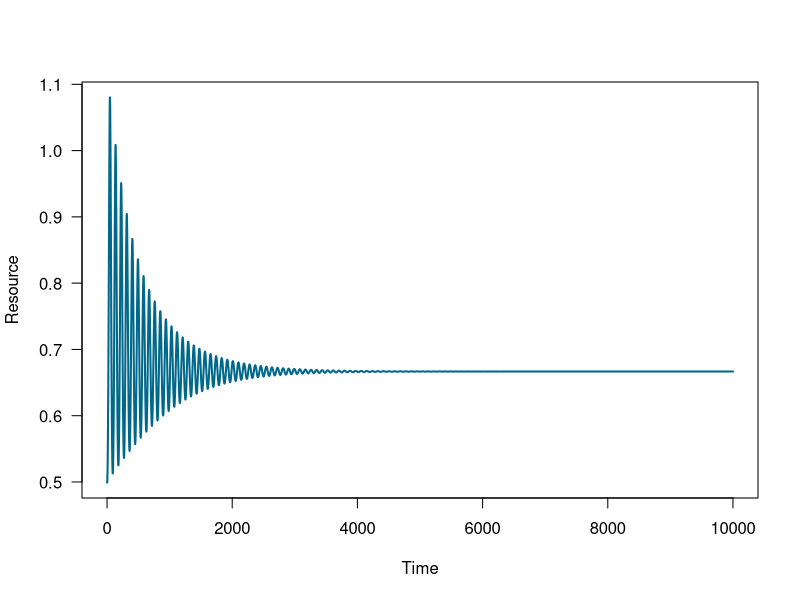
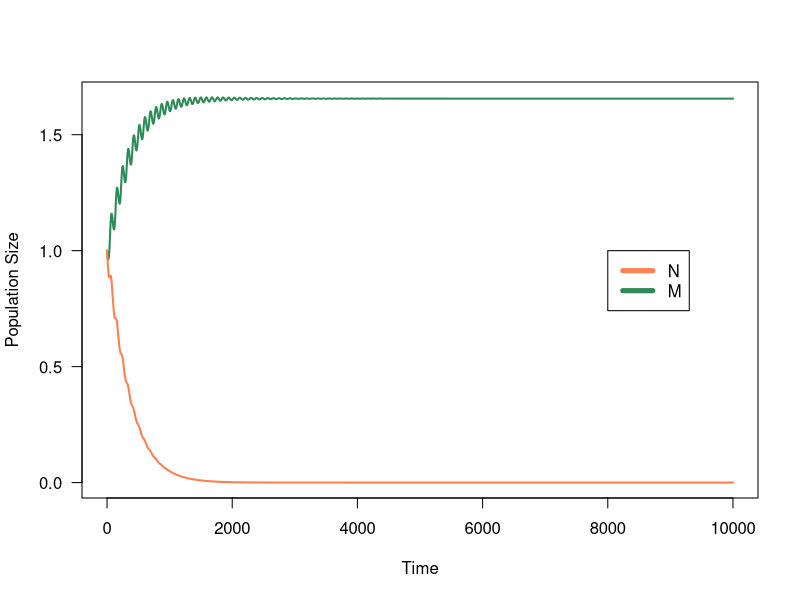
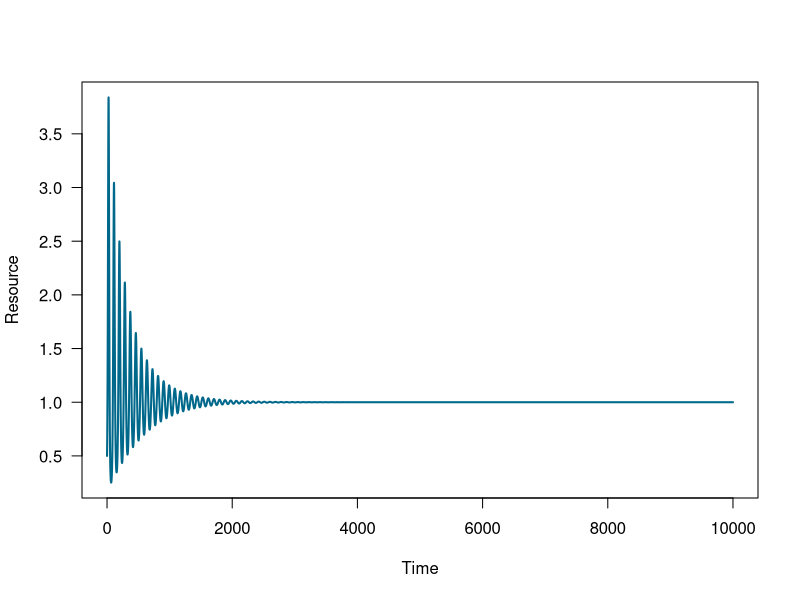
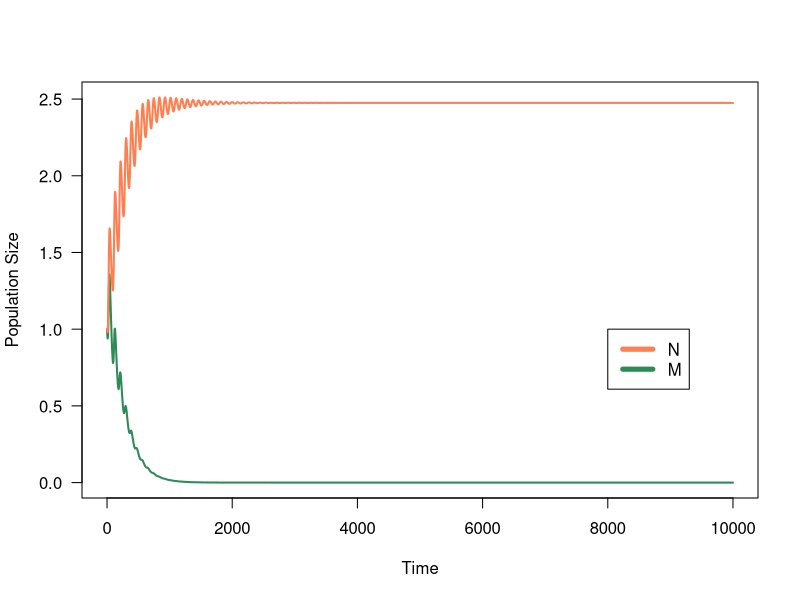
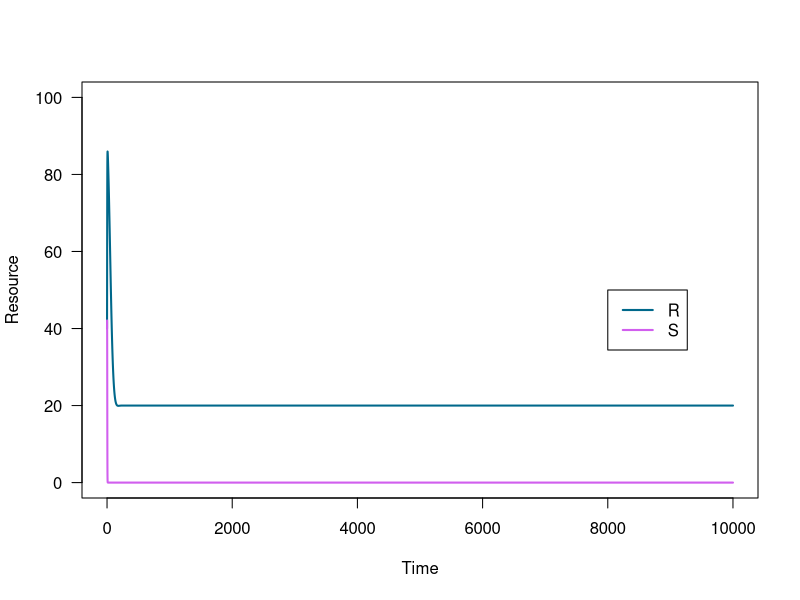
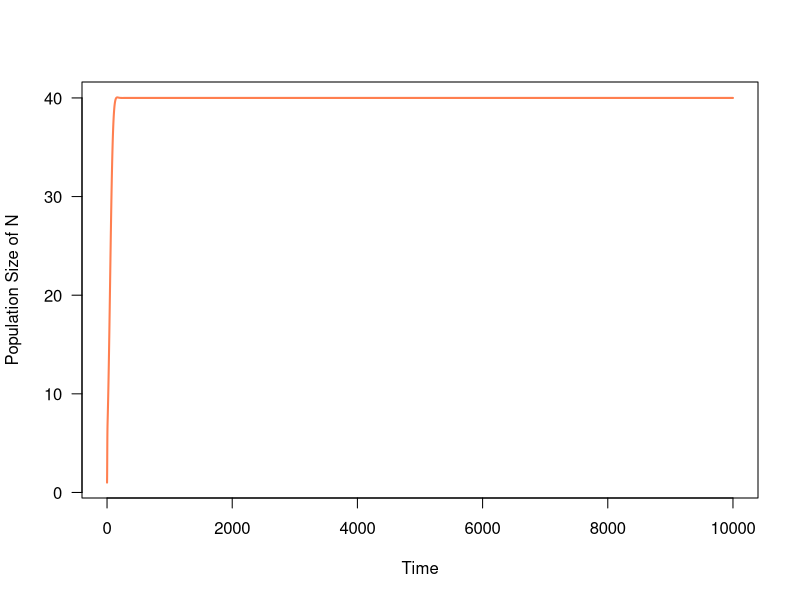
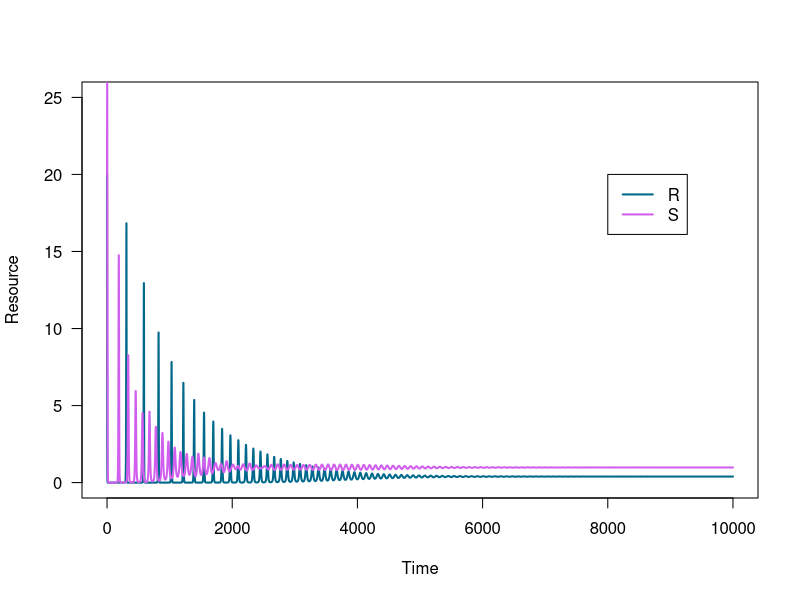
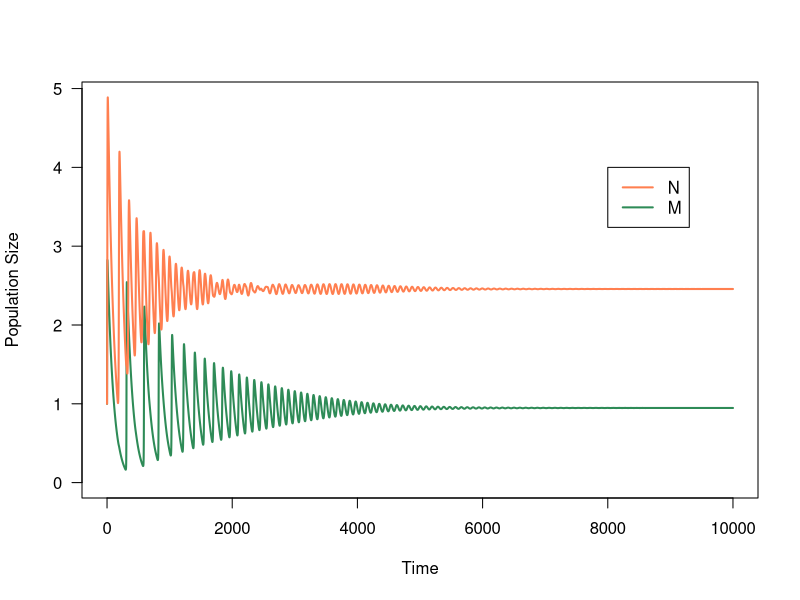

The R script that drew these images, in order: (Note: a time limit stopped this script after it produced the figures.)
## ---- chunk 1
knitr::opts_chunk$set(echo = TRUE)
## ---- chunk 2
r <- .5		# growth rate of resource R
K <- 100	# carrying capacit yof resource R
## ---- chunk 3
a_N <- 0.2	# attack rate of our nurse sharks
e <- 0.05	  # conversion efficiency
l_N <- 0.01	# death rate of nurse sharks
## ---- chunk 4
a_M <- a_N*1.5  # attack rate of morays is bigger than that of nurse sharks
l_M <- l_N      # but death rate is the same
## ---- chunk 5
#as a goes up Rstar goes down. we hypothesize that moray will have smaller Rstar than nurse shark bc its attack rate is larger
Rstar_N <- l_N/e/a_N
Rstar_N
Rstar_M <- l_M/e/a_M
Rstar_M
## ---- chunk 6
# create a vector of timesteps
tset1 <- seq(from = 0, to = 10000, length.out = 100000)
## ---- chunk 7
# create holding vectors and fill initial conditions
R.simu1 <- NaN*tset1; R.simu1[1] <- 0.5
N.simu1 <- NaN*tset1; N.simu1[1] <- 1
M.simu1 <- NaN*tset1; M.simu1[1] <- 1

# for each timestep
for(i in 2:length(tset1)){
  # calculate change in time
	dt <- tset1[i]-tset1[i-1]
	
	# store placeholder variables
	R <- R.simu1[i-1]
	N <- N.simu1[i-1]
	M <- M.simu1[i-1]
	
	# calculate change in resource level and population size 
	dR <- ( r*R*(1-R/K) - a_N*N*R - a_M*M*R )*dt
	dN <- ( e*a_N*N*R - l_N*N )*dt
	dM <- ( e*a_M*M*R - l_M*M )*dt
	
	# calculate total resource level and population size
	R.simu1[i] <- R + dR
	N.simu1[i] <- N + dN
	M.simu1[i] <- M + dM
}
## ---- chunk 8
head(N.simu1)
tail(N.simu1)
## ---- chunk 9
# store colors for R, N, and M - feel free to use your own!
Rcol <- 'deepskyblue4'
Ncol <- 'coral'
Mcol <- 'seagreen'

# plot resource as a function of time
plot(x = tset1, y = R.simu1,
     type = 'l', las = 1, lwd = 2, col = Rcol,
     xlab = 'Time', ylab = 'Resource')

# plot population size of M and N as a function of time
plot(x = tset1, y = M.simu1,
     type = 'l', las = 1, lwd = 2, col = Mcol,
     xlab = 'Time', ylab = 'Population Size',
     ylim = c(0, max(c(max(M.simu1,N.simu1)))))
lines(x = tset1, y = N.simu1,
      lwd = 2, col = Ncol)
legend(x = 8000, y = 1, legend = c('N', 'M'), lwd = 5, col = c(Ncol, Mcol))
## ---- chunk 10
# check if rabbitfish are at equilibrium
tail(R.simu1) 

# lets remember our Rstar for morays 
Rstar_M
## ---- chunk 11
a_N1 <- 0.2	# attack rate of our nurse sharks
e1 <- 0.05	  # conversion efficiency
l_N1 <- 0.01	# death rate of nurse sharks

a_M1 <- a_N1 # attack rate of morays is bigger than that of nurse sharks
l_M1 <- l_N1*1.5      # but death rate is the same


# create holding vectors and fill initial conditions
R.simu2 <- NaN*tset1; R.simu2[1] <- 0.5
N.simu2 <- NaN*tset1; N.simu2[1] <- 1
M.simu2 <- NaN*tset1; M.simu2[1] <- 1

# for each timestep
for(i in 2:length(tset1)){
  # calculate change in time
	dt <- tset1[i]-tset1[i-1]
	
	# store placeholder variables
	R <- R.simu2[i-1]
	N <- N.simu2[i-1]
	M <- M.simu2[i-1]
	
	# calculate change in resource level and population size 
	dR <- ( r*R*(1-R/K) - a_N1*N*R - a_M1*M*R )*dt
	dN <- ( e1*a_N1*N*R - l_N1*N )*dt
	dM <- ( e1*a_M1*M*R - l_M1*M )*dt
	
	# calculate total resource level and population size
	R.simu2[i] <- R + dR
	N.simu2[i] <- N + dN
	M.simu2[i] <- M + dM
}

head(N.simu2)
tail(N.simu2)


## ---- chunk 12
# R* for species N
Rstar_N <- l_N1/e1/a_N1
Rstar_N

# R* for species M
Rstar_M <- l_M1/e1/a_M1
Rstar_M
## ---- chunk 13
# plot resource as a function of time
plot(x = tset1, y = R.simu2,
     type = 'l', las = 1, lwd = 2, col = Rcol,
     xlab = 'Time', ylab = 'Resource')

# plot population size of M and N as a function of time
plot(x = tset1, y = M.simu2,
     type = 'l', las = 1, lwd = 2, col = Mcol,
     xlab = 'Time', ylab = 'Population Size',
     ylim = c(0, max(c(max(M.simu2,N.simu2)))))
lines(x = tset1, y = N.simu2,
      lwd = 2, col = Ncol)
legend(x = 8000, y = 1, legend = c('N', 'M'), lwd = 5, col = c(Ncol, Mcol))
## ---- chunk 14
r <- .5		# Intrinsic growth rate of the resources
K <- 100	# Carrying capacity of the resources
## ---- chunk 15
#rabbitfish = 'a'
#shrimp = 'b'
a_N <- 0.01	# Affinity or attack rate of N for/on the resource R
b_N <- 0.2	# Affinity or attack rate of N for/on the resource S
e <- 0.05	# Conversion efficiency of resources into N
l_N <- 0.01	# Mortality rate of N
## ---- chunk 16
Rstar_N <- l_N/e/a_N #death rate over (conversion effic *attack on rabbitfish)
Sstar_N <- l_N/e/b_N #death rate over (conversion effic *attack on shrimp)
Rstar_N
Sstar_N
## ---- chunk 17
# create tset3: notice that this is different from tset1!
tset3 <- seq(from = 0, to = 10000, length.out = 100005)

# create holding vectors and fill initial conditions
R.simu3 <- NaN*tset3; R.simu3[1] <- 40
S.simu3 <- NaN*tset3; S.simu3[1] <- 40
N.simu3 <- NaN*tset3; N.simu3[1] <- 1

# for each timestep
for(i in 2:length(tset3)){
  # calculate change in time
	dt <- tset3[i]-tset3[i-1]
	
	# store placeholder variables
	R <- R.simu3[i-1]
	S <- S.simu3[i-1]
	N <- N.simu3[i-1]
	
	# calculate change in resources R and S and population size of N
	dR <- ( r*R*(1-R/K) - a_N*R*N )*dt
	dS <- ( r*S*(1-S/K) - b_N*S*N )*dt
	dN <- ( e*N*(a_N*R+b_N*S) - l_N*N )*dt
	
	# calculate total resource level of R and S and population size of N
	R.simu3[i] <- R + dR
	S.simu3[i] <- S + dS
	N.simu3[i] <- N + dN	
}
## ---- chunk 18
head(N.simu3)
tail(N.simu3)
## ---- chunk 19
# store colors for R, S, and N
Rcol <- 'deepskyblue4'
Scol <- 'mediumorchid2' 
Ncol <- 'coral'

# plot resources R and S as a function of time
plot(x = tset3, y = R.simu3,
     type = 'l', las = 1, lwd = 2, col = Rcol, 
     xlab = 'Time', ylab = 'Resource', 
     ylim = c(0, K))
lines(x = tset3, y = S.simu3,
      lwd = 2, col = Scol)
legend(x = 8000, y = K/2, 
       legend = c('R', 'S'), 
       lwd = 2, col = c(Rcol, Scol))

# plot N as a function of time
plot(x = tset3, y = N.simu3,
     type = 'l', las = 1, lwd = 2, col = Ncol,
     xlab = 'Time', ylab = 'Population Size of N')
## ---- chunk 20
# equilibrium of R
tail(R.simu3)
# R* of species N
Rstar_N

# equilibrium of S
tail(S.simu3)
# S* of species N
Sstar_N
## ---- chunk 21
a_M <- a_N*50 #attack of moray on rabbitfish
l_M <- l_N# same death rate
## ---- chunk 22
b_M <- b_N*0.02	# morats arent good at catching shrimp
## ---- chunk 23
a_N # affinity of species N for resource R
a_M # affinity of species M for resource R
b_N # affinity of species N for resource S
b_M # affinity of species M for resource S
## ---- chunk 24

Rstar_N <- l_N/e/a_N
Rstar_M <- l_M/e/a_M
Rstar_N 
Rstar_M

Sstar_N <- l_N/e/b_N
Sstar_M <- l_M/e/b_M
Sstar_N
Sstar_M  
## ---- chunk 25
# create timesteps - notice the length.out argument!
tset5 <- seq(from = 0, to = 10000, length.out = 100010)

# creating holding vectors and filling initial conditions
R.simu5 <- NaN*tset5; R.simu5[1] <- 20
S.simu5 <- NaN*tset5; S.simu5[1] <- 20
N.simu5 <- NaN*tset5; N.simu5[1] <- 1
M.simu5 <- NaN*tset5; M.simu5[1] <- 1

# for each timestep
for(i in 2:length(tset5)){
  # calculate change in time
	dt <- tset5[i]-tset5[i-1]
	
	# store placeholder variables
	R <- R.simu5[i-1]
	S <- S.simu5[i-1]
	N <- N.simu5[i-1]
	M <- M.simu5[i-1]
	
	# calculate change in resource level and population size
	dR <- ( r*R*(1-R/K) - a_N*N*R - a_M*M*R )*dt
	dS <- ( r*S*(1-S/K) - b_N*N*S - b_M*M*S )*dt
	dN <- ( e*N*(a_N*R+b_N*S) - l_N*N )*dt
	dM <- ( e*M*(a_M*R+b_M*S) - l_M*M )*dt
	
	# calculate total resource level and population size
	R.simu5[i] <- R + dR
	S.simu5[i] <- S + dS
	N.simu5[i] <- N + dN	
	M.simu5[i] <- M + dM
}
## ---- chunk 26
head(M.simu5)
tail(M.simu5)
## ---- chunk 27
# plot resource as a function of time
plot(x = tset5, y = R.simu5,
     type = 'l', las = 1, lwd = 2, col = Rcol,
     xlab = 'Time', ylab = 'Resource', 
     ylim = c(0, K/4))
lines(x = tset5,y = S.simu5,
      lwd = 2, col = Scol)
legend(x = 8000, y = K/5, legend = c('R', 'S'), lwd = 2, col = c(Rcol, Scol))

# store a color for M
Mcol <- 'seagreen'

# plot M and N as a function of time
plot(x = tset5, y = M.simu5,
     type = 'l', las = 1, lwd = 2, col = Mcol, 
     ylab ='Population Size', xlab = 'Time', 
     ylim = c(0, max(c(max(M.simu5, N.simu5)))))
lines(x = tset5, y = N.simu5,
      lwd = 2, col = Ncol)
legend(x = 8000, y = 4, 
       legend = c('N', 'M'), 
       lwd = 2, col = c(Ncol, Mcol))
## ---- chunk 28
#rabbitfish equi level
tail(R.simu5) #equi

#shrimp equi level
tail(S.simu5) #equi

#shrimp time
Sstar_M
Sstar_N #matches equi value of shrimp, thus nursesharks are driving the shrimp


#rabbitfish time
Rstar_M
Rstar_N
## ---- chunk 29

# creating holding vectors and filling initial conditions
R.simu6 <- NaN*tset5; R.simu6[1] <- 20
S.simu6 <- NaN*tset5; S.simu6[1] <- 20
N.simu6 <- NaN*tset5; N.simu6[1] <- 0 #no nursesharks to start
M.simu6 <- NaN*tset5; M.simu6[1] <- 1

# for each timestep
for(i in 2:length(tset5)){
  # calculate change in time
	dt <- tset5[i]-tset5[i-1]
	
	# store placeholder variables
	R <- R.simu6[i-1]
	S <- S.simu6[i-1]
	N <- N.simu6[i-1]
	M <- M.simu6[i-1]
	
	# calculate change in resource level and population size
	dR <- ( r*R*(1-R/K) - a_N*N*R - a_M*M*R )*dt
	dS <- ( r*S*(1-S/K) - b_N*N*S - b_M*M*S )*dt
	dN <- ( e*N*(a_N*R+b_N*S) - l_N*N )*dt
	dM <- ( e*M*(a_M*R+b_M*S) - l_M*M )*dt
	
	# calculate total resource level and population size
	R.simu6[i] <- R + dR
	S.simu6[i] <- S + dS
	N.simu6[i] <- N + dN	
	M.simu6[i] <- M + dM
}
# plot resource as a function of time
plot(x = tset5, y = R.simu6,
     type = 'l', las = 1, lwd = 2, col = Rcol,
     xlab = 'Time', ylab = 'Resource', 
     ylim = c(0, 100))
lines(x = tset5,y = S.simu6,
      lwd = 2, col = Scol)
legend(x = 8000, y = K/5, legend = c('R', 'S'), lwd = 2, col = c(Rcol, Scol))

# store a color for M
Mcol <- 'seagreen'


# plot M and N as a function of time
plot(x = tset5, y = M.simu6,
     type = 'l', las = 1, lwd = 2, col = Mcol, 
     ylab ='Population Size', xlab = 'Time', 
     ylim = c(0, max(c(max(M.simu6, N.simu6)))))
lines(x = tset5, y = N.simu6,
      lwd = 2, col = Ncol)
legend(x = 8000, y = 4, 
       legend = c('N', 'M'), 
       lwd = 2, col = c(Ncol, Mcol))

## ---- chunk 30
# plot resource as a function of time
plot(x = tset3, y = R.simu3, #nurse shark only 
     type = 'l', las = 1, lwd = 2, col = 'red',
     xlab = 'Time', ylab = 'Resource', 
     ylim = c(0, 100))
lines(x = tset5,y = R.simu6,#moray only
      lwd = 2, col = 'orange')
lines(x = tset5,y = R.simu5,#both
      lwd = 2, col = 'yellow')
legend(x = 'topright', legend = c('N only', 'M only', 'both N and M'), lwd = 2, col = c('red', 'orange', 'yellow'))


## ---- chunk 31
# plot S as a function of time
plot(x = tset3, y = S.simu3, #nurse shark only 
     type = 'l', las = 1, lwd = 2, col = 'red',
     xlab = 'Time', ylab = 'Resource', 
     ylim = c(0, 100))
lines(x = tset5,y = S.simu6,#moray only
      lwd = 2, col = 'orange')
lines(x = tset5,y = S.simu5,#both
      lwd = 2, col = 'yellow')
legend(x = 'topright', legend = c('N only', 'M only', 'both N and M'), lwd = 2, col = c('red', 'orange', 'yellow'))
## ---- chunk 32
# plot N as a function of time
plot(x = tset3, y = N.simu3, #nurse shark only 
     type = 'l', las = 1, lwd = 2, col = 'red',
     xlab = 'Time', ylab = 'Consumer', 
     ylim = c(0, 100))
lines(x = tset5,y = M.simu6,#moray only
      lwd = 2, col = 'orange')
lines(x = tset5,y = N.simu5,#both
      lwd = 2, col = 'yellow')
lines(x = tset5,y = M.simu5,#both
      lwd = 2, col = 'blue')
legend(x = 'topright', legend = c('N only', 'M only', 'Nurse sharks both N and M', 'Moray both N and M'), lwd = 2, col = c('red', 'orange', 'yellow', 'blue'))
## ---- chunk 33
r <- .5		# Intrinsic growth rate of the resource
K <- 100	# Carrying capacity of the resource
## ---- chunk 34
a_N <- 0.2	# Affinity or attack rate of N for/on the resource R
a_M <- a_N*1.5	# Affinity or attack rate of M for/on resource R
e <- 0.05	# Conversion efficiency of R into N and M
l_N <- 0.01	# Mortality rate of N
l_M <- l_N	# Mortality rate of M
## ---- chunk 35
Rstar_N <- l_N/e/a_N
Rstar_N
Rstar_M <- l_M/e/a_M
Rstar_M

plot(x = tset1, y = M.simu1,
     type = 'l', las = 1, lwd = 2, col = Mcol,
     xlab = 'Time', ylab='Population Size',
     ylim = c(0, max(c(max(M.simu1,N.simu1)))))
lines(x = tset1, y = N.simu1,
      lwd = 2, col = Ncol)
legend(x = 8000, y = 1, legend = c('N', 'M'), lwd = 5, col = c(Ncol, Mcol))
## ---- chunk 36
c <- 0.05		# Predator's conversion efficiency
d_P <- 0.001	# Predator's mortality
g_N <- 0.005	# Predation rate on competitor N
g_M <- 0.015	# Predation rate on competitor M
## ---- chunk 37
tset7 <- seq(from = 0, to = 10000, length.out = 100020)

# create holding vectors and fill initial conditions
R.simu7 <- NaN*tset7; R.simu7[1] <- 0.5
N.simu7 <- NaN*tset7; N.simu7[1] <- 1
M.simu7 <- NaN*tset7; M.simu7[1] <- 1

# for each timestep
for(i in 2:length(tset7)){
  # calculate change in time
	dt <- tset7[i]-tset7[i-1]
	
	# store placeholder variables
	R <- R.simu7[i-1]
	N <- N.simu7[i-1]
	M <- M.simu7[i-1]
	
	# calculate change in resource level and population size 
	dR <- ( r*R*(1-R/K) - a_N*N*R - a_M*M*R )*dt
	dN <- ( e*a_N*N*R - l_N*N )*dt
	dM <- ( e*a_M*M*R - l_M*M )*dt
	
	# calculate total resource level and population size
	R.simu7[i] <- R + dR
	N.simu7[i] <- N + dN
	M.simu7[i] <- M + dM
}
## ---- chunk 38
#EDIT THIS ONE
#modify dn and dM as well as equation for dP
tset7 <- seq(from = 0, to = 1000000, length.out = 10002000)

# create holding vectors and fill initial conditions
R.simu7 <- NaN*tset7; R.simu7[1] <- 0.5
N.simu7 <- NaN*tset7; N.simu7[1] <- 1
M.simu7 <- NaN*tset7; M.simu7[1] <- 1
P.simu7 <- NaN*tset7; P.simu7[1] <- 1 #add

# for each timestep
for(i in 2:length(tset7)){
  # calculate change in time
	dt <- tset7[i]-tset7[i-1]
	
	# store placeholder variables
	R <- R.simu7[i-1]
	N <- N.simu7[i-1]
	M <- M.simu7[i-1]
	P <- P.simu7[i-1] #add
	
	# calculate change in resource level and population size 
	dR <- ( r*R*(1-R/K) - a_N*N*R - a_M*M*R )*dt #no change necessary
	dN <- ( e*a_N*N*R - l_N*N -g_N*N*P )*dt #add in predation on nurse sharks
	dM <- ( e*a_M*M*R - l_M*M -g_M*M*P)*dt #add 
	dP <- (c*P*(g_N*N+ g_M*M)-d_P*P)*dt
	
	# calculate total resource level and population size
	R.simu7[i] <- R + dR
	N.simu7[i] <- N + dN
	M.simu7[i] <- M + dM
	P.simu7[i] <- P + dP #add p here
}

## ---- chunk 39


#nurse shark equi level
tail(N.simu7) #equi

#moray eel equi level
tail(M.simu7) #equi


## ---- chunk 40
Rcol <- 'deepskyblue4'
Ncol <- 'coral'
Mcol <- 'seagreen'
Pcol <- 'grey22'

# plot R in new simulation
plot(x = tset7, y = R.simu7,
     type = "l", las = 1, lwd = 2, col = Rcol,
     xlab = "Time", ylab = "Resource")

# plot M in new simulation
plot(x = tset7, y = M.simu7,
     type = "l", las = 1, lwd = 2, col = Mcol, 
     xlab = "Time", ylab = "Population size",
     ylim = c(0, max(c(max(M.simu7, N.simu7)))))
# plot N in new simulation
lines(x = tset7, y = N.simu7, lwd = 2, col = Ncol)
legend(x = 8000, y = 1,
       legend = c("N", "M"),
       lwd = 2, col = c(Ncol, Mcol))

# plot P in new simulation
plot(x = tset7, y = P.simu7,
     type = "l", las = 1, lwd = 2, col = Pcol, 
     xlab = "Time", ylab = "Predator size",
     ylim = c(0, max(c(max(M.simu7, N.simu7)))))

## ---- chunk 41

## ---- chunk 42


## ---- chunk 43
a_Mhw <- 0.2 # attack rate of morays 
l_Mhw <- 0.01      # but death rate is the same

a_Nhw <- 2*a_Mhw	# attack rate of our nurse sharks is bigger than that of morays
ehw <- 0.05	  # conversion efficiency
l_Nhw <- 4*l_Mhw	# death rate of nurse sharks


## ---- chunk 44
# output the parameter values here a_N, a_M, l_N, and l_M
# make sure they print in your knitted version!
a_Nhw
l_Nhw
a_Mhw
l_Mhw
## ---- chunk 45
# Double check by running `a_N > a_M` and `l_N > l_M` and making sure both of those yield the output `TRUE`
a_Nhw > a_Mhw
l_Nhw > l_Mhw
## ---- chunk 46
#calculate R*
Rstar_Nhw <- l_Nhw/ehw/a_Nhw
Rstar_Nhw
Rstar_Mhw <- l_Mhw/ehw/a_Mhw
Rstar_Mhw
## ---- chunk 47
# create holding vectors and fill initial conditions
R.simuhw <- NaN*tset1; R.simuhw[1] <- 0.5
N.simuhw <- NaN*tset1; N.simuhw[1] <- 1
M.simuhw <- NaN*tset1; M.simuhw[1] <- 1

# for each timestep
for(i in 2:length(tset1)){
  # calculate change in time
	dt <- tset1[i]-tset1[i-1]
	
	# store placeholder variables
	R <- R.simuhw[i-1]
	N <- N.simuhw[i-1]
	M <- M.simuhw[i-1]
	
	# calculate change in resource level and population size 
	dR <- ( r*R*(1-R/K) - a_Nhw*N*R - a_Mhw*M*R )*dt
	dN <- ( ehw*a_Nhw*N*R - l_Nhw*N )*dt
	dM <- ( ehw*a_Mhw*M*R - l_Mhw*M )*dt
	
	# calculate total resource level and population size
	R.simuhw[i] <- R + dR
	N.simuhw[i] <- N + dN
	M.simuhw[i] <- M + dM
}

head(N.simuhw)
tail(N.simuhw)

################################
#Plot
# store colors for R, N, and M - feel free to use your own!
Rcol <- 'deepskyblue4'
Ncol <- 'coral'
Mcol <- 'seagreen'

# plot resource as a function of time
plot(x = tset1, y = R.simuhw,
     type = 'l', las = 1, lwd = 2, col = Rcol,
     xlab = 'Time', ylab = 'Resource')

# plot population size of M and N as a function of time
plot(x = tset1, y = M.simuhw,
     type = 'l', las = 1, lwd = 2, col = Mcol,
     xlab = 'Time', ylab = 'Population Size',
     ylim = c(0, max(c(max(M.simuhw,N.simuhw)))))
lines(x = tset1, y = N.simuhw,
      lwd = 2, col = Ncol)
legend(x = 8000, y = 1, legend = c('N', 'M'), lwd = 5, col = c(Ncol, Mcol))

## ---- chunk 48
# create holding vectors and fill initial conditions
R.simuhw2 <- NaN*tset1; R.simuhw2[1] <- 0.5
N.simuhw2 <- NaN*tset1; N.simuhw2[1] <- 5
M.simuhw2 <- NaN*tset1; M.simuhw2[1] <- 1

# for each timestep
for(i in 2:length(tset1)){
  # calculate change in time
	dt <- tset1[i]-tset1[i-1]
	
	# store placeholder variables
	R <- R.simuhw2[i-1]
	N <- N.simuhw2[i-1]
	M <- M.simuhw2[i-1]
	
	# calculate change in resource level and population size 
	dR <- ( r*R*(1-R/K) - a_Nhw*N*R - a_Mhw*M*R )*dt
	dN <- ( ehw*a_Nhw*N*R - l_Nhw*N )*dt
	dM <- ( ehw*a_Mhw*M*R - l_Mhw*M )*dt
	
	# calculate total resource level and population size
	R.simuhw2[i] <- R + dR
	N.simuhw2[i] <- N + dN
	M.simuhw2[i] <- M + dM
}

head(N.simuhw)
tail(N.simuhw)

################################
#Plot

# plot resource as a function of time
plot(x = tset1, y = R.simuhw2,
     type = 'l', las = 1, lwd = 2, col = Rcol,
     xlab = 'Time', ylab = 'Resource')

# plot population size of M and N as a function of time
plot(x = tset1, y = M.simuhw2,
     type = 'l', las = 1, lwd = 2, col = Mcol,
     xlab = 'Time', ylab = 'Population Size',
     ylim = c(0, max(c(max(M.simuhw2,N.simuhw2)))))
lines(x = tset1, y = N.simuhw2,
      lwd = 2, col = Ncol)
legend(x = 8000, y = 1, legend = c('N', 'M'), lwd = 5, col = c(Ncol, Mcol))
## ---- chunk 49
Kset <- seq(from = 0, to = 20,length.out = 50) #densities I want to look at

Rstarset <- NaN*Kset
Nstarset <- NaN*Kset
Mstarset <- NaN*Kset

for(j in 1:length(Kset)){
  # assign the value of Y
	K <- Kset[j] 
	
	# create a holding vector for predator and prey populations
	# and fill with initial conditions
	R.simuhw6 <- NaN*tset1
	R.simuhw6[1] <- 1
	N.simuhw6 <- NaN*tset1
	N.simuhw6[1] <- 1  
	M.simuhw6 <- NaN*tset1
	M.simuhw6[1] <- 1
	P.simu6 <- NaN*tset1 
	
	for(i in 2:length(tset1)){
	  # calculating change in time
		dt <- tset1[i]-tset1[i-1]
		
		# storing temporary variables
		R <- R.simuhw6[i-1]
		N <- N.simuhw6[i-1]
		M <- M.simuhw6[i-1]
		
			# calculate change in resource level and population size 
	dR <- ( r*R*(1-R/K) - a_Nhw*N*R - a_Mhw*M*R )*dt
	dN <- ( ehw*a_Nhw*N*R - l_Nhw*N )*dt
	dM <- ( ehw*a_Mhw*M*R - l_Mhw*M )*dt
	
	# calculate total resource level and population size
	R.simuhw6[i] <- R + dR
	N.simuhw6[i] <- N + dN
	M.simuhw6[i] <- M + dM	
	}
	
	# storing last population size (equilibrium population size) in holding vector
	Rstarset[j] <- R.simuhw6[length(tset1)]
	Nstarset[j] <- N.simuhw6[length(tset1)]
	Mstarset[j] <- M.simuhw6[length(tset1)]
	
}

head(Rstarset)
head(Nstarset)
head(Mstarset)

#########################
#R plot
# plot stable equilibria of R against K
plot(x = Kset, y = Rstarset,
     type = 'l', lwd = 2, col = Rcol, las = 1,
     xlab = 'Carrying capacity of shared resource, K', ylab = 'Stable equilbria of R')

#N plot
# plot stable equilibria of N against K
plot(x = Kset, y = Nstarset,
     type = 'l', lwd = 2, col = Ncol, las = 1,
     xlab = 'Carrying capacity of shared resource, K', ylab = 'Stable equilbria of N')

#M plot
# plot stable equilibria of M against K
plot(x = Kset, y = Mstarset,
     type = 'l', lwd = 2, col = Mcol, las = 1,
     xlab = 'Carrying capacity of shared resource, K', ylab = 'Stable equilbria of M')
